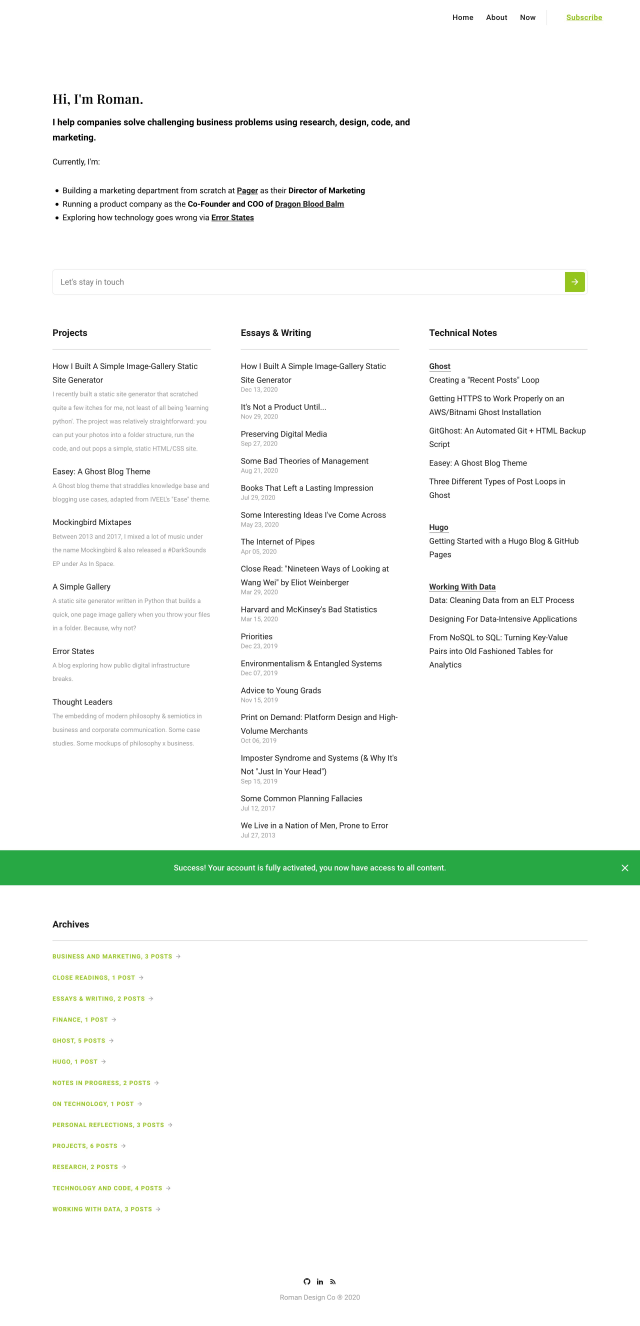
#> input picture Development Files/Cropping/test-original.jpg, 2560 x 5303 px (shown at 1/4 size)
$ python crop.py
#> lines starting #> are read from the running program, lines starting #| are printed output that depends on the picture
#!/usr/bin/python3

import os
from os import listdir
import PIL
from PIL import Image
from PIL import ImageChops


# Opens a image in RGB mode
im = Image.open(r"test-original.jpg")
#> im is the input picture: PIL image 2560x5303 RGB; mean R, G, B 245.4, 248.8, 245.8

# Size of the image in pixels (size of orginal image)
# (This is not mandatory)
width, height = im.size
#> width = 2560; height = 5303

# Setting the points for cropped image
left = 0
top = 0
right = width
#> right = 2560
bottom = 1440

# Cropped image of above dimension
# (It will not change orginal image)
im1 = im.crop((left, top, right, bottom))
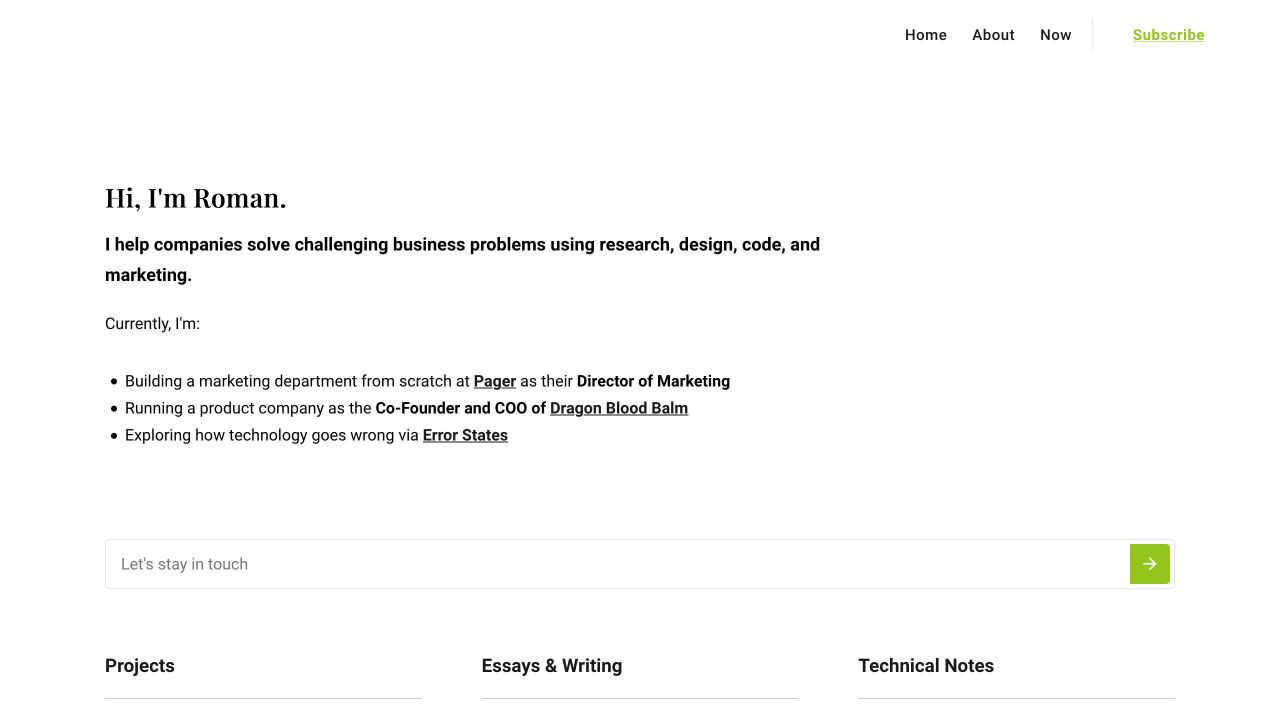
#> im1: PIL image 2560x1440 RGB (shown at 1/2 size); mean R, G, B 250.7, 250.8, 250.4

# Shows the image in image viewer
im1.show()

"""
NOTES:

- https://www.geeksforgeeks.org/python-pil-image-crop-method/

"""
